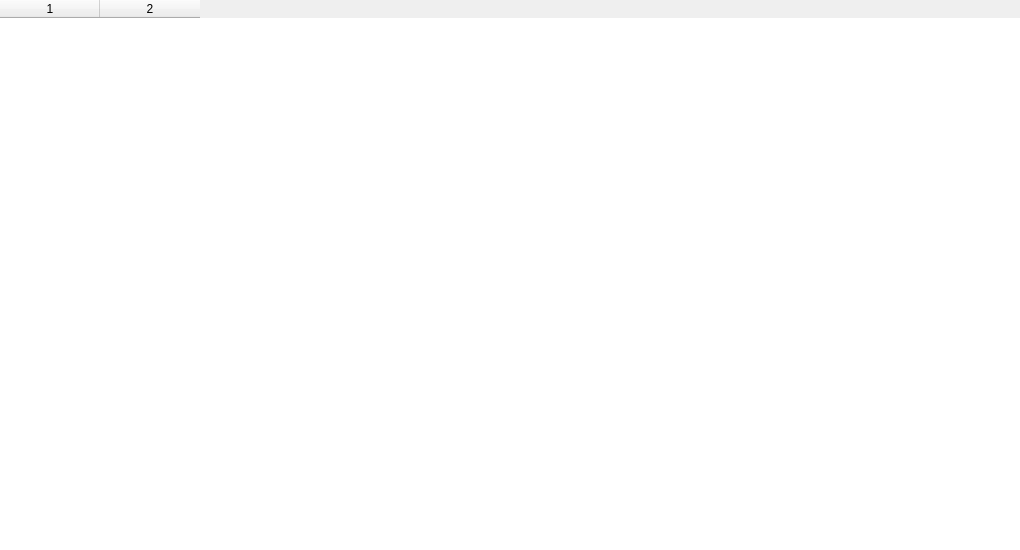
<?xml version="1.0" encoding="UTF-8"?>
<ui version="4.0">
 <class>Form</class>
 <widget class="QWidget" name="Form">
  <property name="geometry">
   <rect>
    <x>0</x>
    <y>0</y>
    <width>1020</width>
    <height>550</height>
   </rect>
  </property>
  <property name="sizePolicy">
   <sizepolicy hsizetype="Preferred" vsizetype="Preferred">
    <horstretch>1</horstretch>
    <verstretch>1</verstretch>
   </sizepolicy>
  </property>
  <property name="minimumSize">
   <size>
    <width>0</width>
    <height>0</height>
   </size>
  </property>
  <property name="cursor">
   <cursorShape>ArrowCursor</cursorShape>
  </property>
  <property name="focusPolicy">
   <enum>Qt::StrongFocus</enum>
  </property>
  <property name="contextMenuPolicy">
   <enum>Qt::ActionsContextMenu</enum>
  </property>
  <property name="acceptDrops">
   <bool>true</bool>
  </property>
  <property name="windowTitle">
   <string>Data</string>
  </property>
  <property name="autoFillBackground">
   <bool>true</bool>
  </property>
  <layout class="QGridLayout" name="maingrid">
   <property name="sizeConstraint">
    <enum>QLayout::SetNoConstraint</enum>
   </property>
   <property name="leftMargin">
    <number>0</number>
   </property>
   <property name="topMargin">
    <number>0</number>
   </property>
   <property name="rightMargin">
    <number>0</number>
   </property>
   <property name="bottomMargin">
    <number>0</number>
   </property>
   <property name="spacing">
    <number>0</number>
   </property>
   <item row="0" column="0">
    <widget class="QTableWidget" name="table">
     <property name="frameShape">
      <enum>QFrame::NoFrame</enum>
     </property>
     <property name="rowCount">
      <number>0</number>
     </property>
     <property name="columnCount">
      <number>2</number>
     </property>
     <column/>
     <column/>
    </widget>
   </item>
  </layout>
 </widget>
 <resources/>
 <connections/>
</ui>
